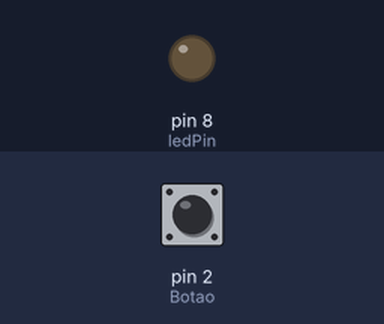
Recording of a sketch running on a simulated Arduino Uno, built with avr-gcc and run on an emulated ATmega328P. Parts: output pins drawn as LEDs (lit = HIGH). Inputs (shaded band) come from the test bench; at power-on: pin 2 (Botao) LOW.

Above: at 1.2 s.
1.3 s: pin 2 (Botao) pulled HIGH for 0.15 s
At 1.37 s:
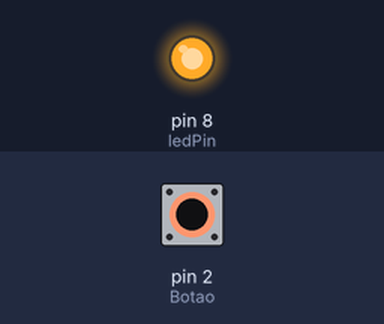
2.9 s: pin 2 (Botao) pulled HIGH for 3.2 s
At 7.3 s:
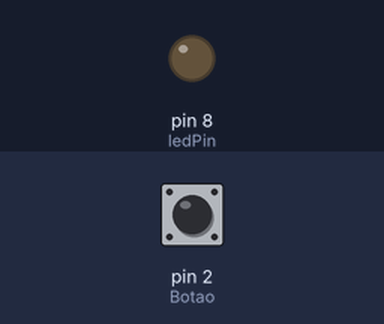
Timing chart, 0 to 8.8 s (numbered marks = the images above; inputs shaded):
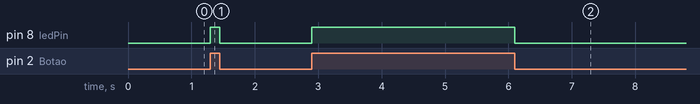

Measured:
- after the input at 1.3 s, pin 8 (ledPin): LOW → HIGH at once, → LOW 0.15 s later
- after the input at 2.9 s, pin 8 (ledPin): LOW → HIGH at once, → LOW 3.2 s later

The sketch:

BlinkWithButton.ino
```cpp
/*
* author : Ionésio Junior
*/
const int ledPin = 8; //Led de saída no pino 8
const int Botao = 2;  //Entrada da corrente no pino 2
int EstadoBotao = 0; //Estado do led (0 - Desligado , 1 - Ligado)

void setup(){
  pinMode(ledPin, OUTPUT); //Pino do led será saída
  pinMode(Botao, INPUT); //Pino com botão será entrada
}

void loop(){
  EstadoBotao = digitalRead(Botao); //Verifico a corrente no pino de entrada
  if(EstadoBotao == HIGH){
    digitalWrite(ledPin,HIGH);  // Defino a corrente no pino de saída
  }else{
    digitalWrite(ledPin,LOW);    //Defino a corrente no pino de saída
  }
}
```
